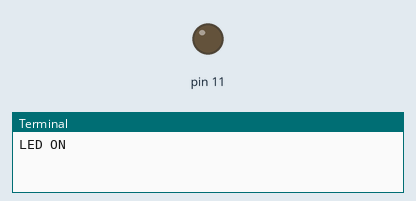
Bench run of a program on a simulated Raspberry Pi (header pin numbers). Parts: output pins drawn as LEDs (lit = HIGH), the last lines printed to the terminal.

Above: at 0.7 s.
At 5.2 s:
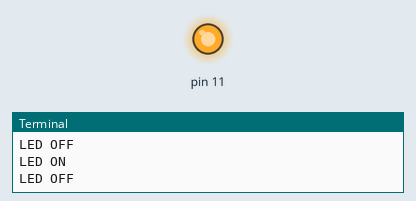
Timing chart, 0 to 6.9 s (numbered marks = the images above):
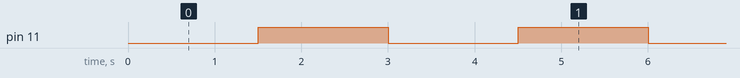

The program:

blinkLED.py
```python
# connect pin 1 (+) with resistor
# than the resistor with long ledge of LED
# than short lege of LED with PIN 11 (-) GPIO 17


import time
import RPi.GPIO as GPIO

# Pin-Nummern wie auf dem Raspberry Board verwenden
GPIO.setmode(GPIO.BOARD)

# Pin 11 (GPIO 17) als Output
GPIO.setup(11, GPIO.OUT)

# Dauersschleife fr das Blinken
while 1:
  # LED aus
  GPIO.output(11, GPIO.LOW)
  print("LED ON")
  # eine Sekunde warten
  time.sleep(1.5)
  # LED an
  GPIO.output(11, GPIO.HIGH)
  print("LED OFF")
# eine Sekunde warten
  time.sleep(1.5)
```

Measured:
- by itself, pin 11: alternates HIGH for 1.5 s and LOW for 1.5 s
